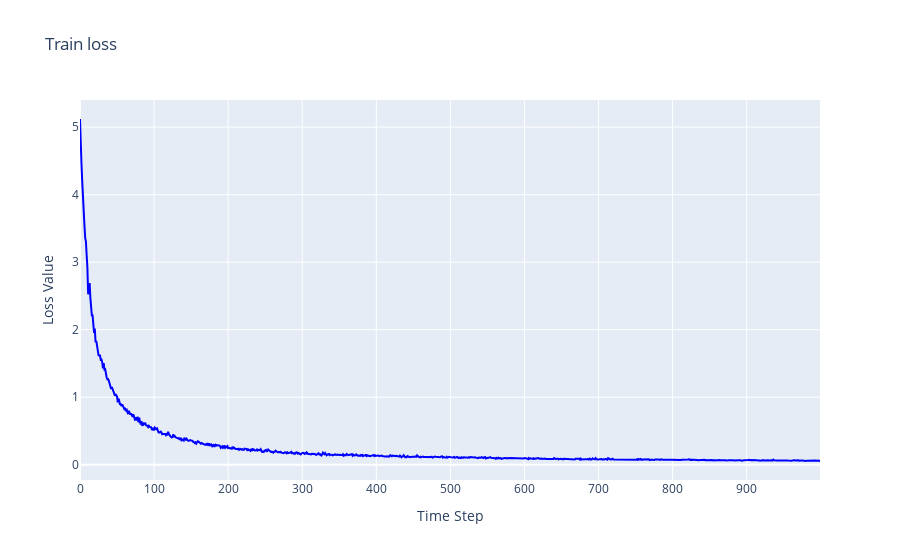
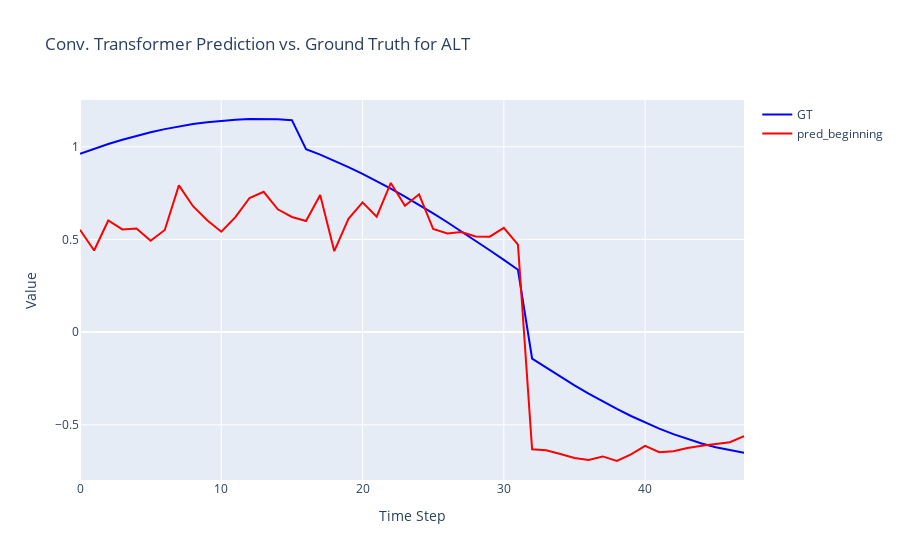
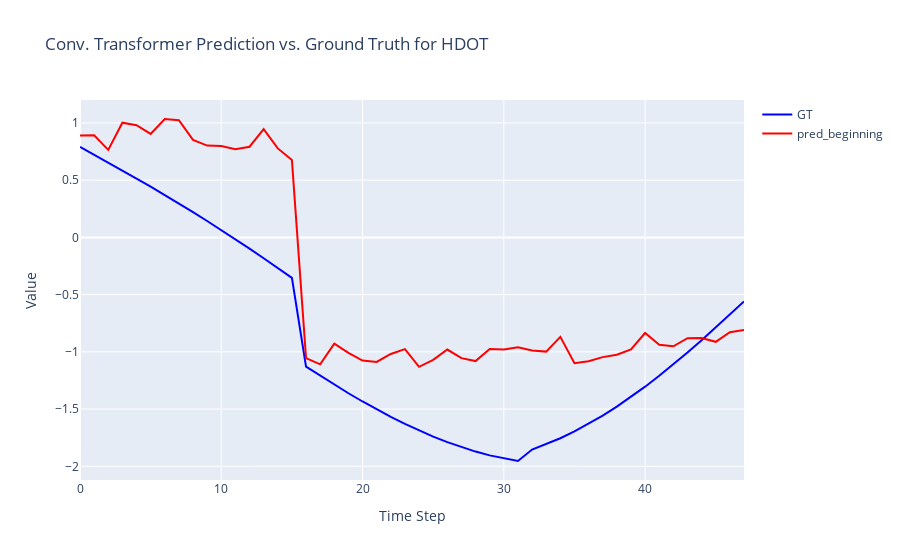
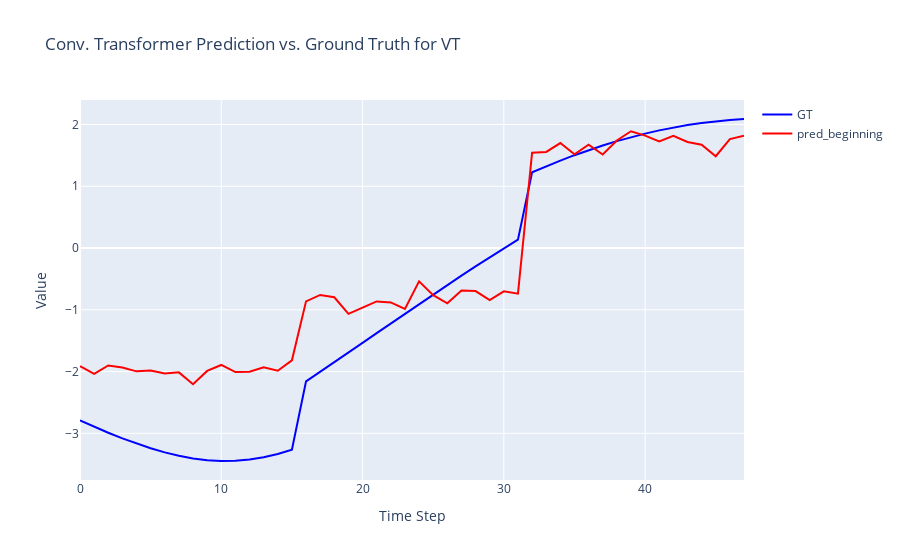

Notebook code for these charts, in order:
### Code cell
# 可视化预测结果
tsmixer_preds = preds

cols_to_plot = ['ALT', 'HDOT', 'VT', 'ALPHA', 'GAMMA', 'PITCH', 'GREF', 'WXDT', 'WZ', 'VDOT', 'ALRT']

import plotly.graph_objects as go

# 交互式可视化
fig = go.Figure()
fig.add_trace(go.Scatter(y=train_loss, mode='lines', name = 'loss', line = dict(color='blue')))
fig.update_layout(
    title=f'Train loss',
    xaxis_title='Time Step',
    yaxis_title='Loss Value'
)
fig.show()

for batch in test_labels:
    label_array = batch[0].cpu().numpy()
    label_array = label_array.reshape(-1, label_array.shape[-1])
    for idx in range(len(cols_to_plot)):
        fig = go.Figure()
        # fig.add_trace(go.Scatter(y=test_X_origin[:decay_steps+pred_steps, idx], mode='lines', name = 'GT', line = dict(color='blue')))
        fig.add_trace(go.Scatter(y=label_array[:, idx], mode='lines', name = 'GT', line = dict(color='blue')))
        fig.add_trace(go.Scatter(y=scaled_preds[:, idx], mode='lines', name = 'pred_beginning', line = dict(color='red')))
        fig.update_layout(
            title=f'Conv. Transformer Prediction vs. Ground Truth for {cols_to_plot[idx]}',
            xaxis_title='Time Step',
            yaxis_title='Value'
        )
        fig.show()

### Figure 1 — Plotly figure (JSON) as saved in the notebook; plotly's stock layout.template omitted (floating-point values rounded to 4 significant figures; data arrays with more than 128 entries replaced by an {"elided": "..."} marker saying what was removed)
{"data": [{"line": {"color": "blue"}, "mode": "lines", "name": "loss", "type": "scatter", "y": {"elided": "1000 float values"}}], "layout": {"title": {"text": "Train loss"}, "xaxis": {"title": {"text": "Time Step"}}, "yaxis": {"title": {"text": "Loss Value"}}}}

### Figure 2 — Plotly figure (JSON) as saved in the notebook; plotly's stock layout.template omitted (floating-point values rounded to 4 significant figures)
{"data": [{"line": {"color": "blue"}, "mode": "lines", "name": "GT", "type": "scatter", "y": [0.962, 0.9894, 1.015, 1.038, 1.059, 1.078, 1.095, 1.11, 1.122, 1.133, 1.141, 1.146, 1.149, 1.15, 1.148, 1.144, 0.9874, 0.9575, 0.9251, 0.8905, 0.8537, 0.8149, 0.774, 0.7312, 0.6866, 0.6404, 0.5927, 0.5436, 0.4933, 0.4419, 0.3895, 0.3365, -0.1425, -0.1922, -0.2404, -0.2869, -0.3316, -0.3743, -0.4146, -0.4526, -0.488, -0.5206, -0.5503, -0.577, -0.6005, -0.6208, -0.6377, -0.6512]}, {"line": {"color": "red"}, "mode": "lines", "name": "pred_beginning", "type": "scatter", "y": [0.552, 0.4407, 0.6025, 0.554, 0.5593, 0.4934, 0.5513, 0.7918, 0.6794, 0.6038, 0.5418, 0.62, 0.7237, 0.7572, 0.6628, 0.6214, 0.5995, 0.7404, 0.4365, 0.6117, 0.7, 0.6231, 0.8049, 0.6818, 0.7436, 0.5563, 0.532, 0.5405, 0.5157, 0.515, 0.5623, 0.472, -0.6325, -0.637, -0.6575, -0.6787, -0.69, -0.6706, -0.6953, -0.6595, -0.6139, -0.6475, -0.6421, -0.625, -0.6131, -0.6038, -0.5941, -0.5611]}], "layout": {"title": {"text": "Conv. Transformer Prediction vs. Ground Truth for ALT"}, "xaxis": {"title": {"text": "Time Step"}}, "yaxis": {"title": {"text": "Value"}}}}

### Figure 3 — Plotly figure (JSON) as saved in the notebook; plotly's stock layout.template omitted (floating-point values rounded to 4 significant figures)
{"data": [{"line": {"color": "blue"}, "mode": "lines", "name": "GT", "type": "scatter", "y": [0.7901, 0.7225, 0.654, 0.5846, 0.5141, 0.4426, 0.3699, 0.2958, 0.2203, 0.1432, 0.06444, -0.01609, -0.09833, -0.1822, -0.2674, -0.3538, -1.129, -1.209, -1.287, -1.362, -1.434, -1.503, -1.568, -1.63, -1.687, -1.74, -1.789, -1.833, -1.871, -1.905, -1.932, -1.954, -1.853, -1.808, -1.755, -1.696, -1.63, -1.557, -1.479, -1.394, -1.304, -1.209, -1.11, -1.006, -0.8985, -0.7878, -0.6745, -0.559]}, {"line": {"color": "red"}, "mode": "lines", "name": "pred_beginning", "type": "scatter", "y": [0.8909, 0.8925, 0.7649, 1.002, 0.98, 0.9045, 1.034, 1.024, 0.8519, 0.8024, 0.7985, 0.7709, 0.7923, 0.9457, 0.7776, 0.6755, -1.055, -1.109, -0.9276, -1.009, -1.076, -1.088, -1.018, -0.9758, -1.131, -1.069, -0.9798, -1.055, -1.08, -0.9756, -0.9789, -0.959, -0.9883, -0.9979, -0.869, -1.099, -1.082, -1.046, -1.025, -0.9787, -0.8353, -0.9376, -0.9511, -0.8803, -0.8785, -0.9124, -0.8282, -0.809]}], "layout": {"title": {"text": "Conv. Transformer Prediction vs. Ground Truth for HDOT"}, "xaxis": {"title": {"text": "Time Step"}}, "yaxis": {"title": {"text": "Value"}}}}

### Figure 4 — Plotly figure (JSON) as saved in the notebook; plotly's stock layout.template omitted (floating-point values rounded to 4 significant figures)
{"data": [{"line": {"color": "blue"}, "mode": "lines", "name": "GT", "type": "scatter", "y": [-2.79, -2.893, -2.99, -3.082, -3.166, -3.242, -3.308, -3.363, -3.406, -3.435, -3.448, -3.445, -3.425, -3.388, -3.334, -3.264, -2.158, -2.005, -1.851, -1.694, -1.537, -1.379, -1.221, -1.063, -0.9066, -0.7514, -0.5977, -0.4461, -0.2967, -0.1498, -0.00581, 0.1351, 1.226, 1.324, 1.416, 1.503, 1.585, 1.66, 1.73, 1.794, 1.853, 1.905, 1.951, 1.991, 2.024, 2.052, 2.074, 2.089]}, {"line": {"color": "red"}, "mode": "lines", "name": "pred_beginning", "type": "scatter", "y": [-1.913, -2.038, -1.901, -1.933, -1.997, -1.983, -2.032, -2.013, -2.204, -1.989, -1.893, -2.009, -2.003, -1.931, -1.986, -1.817, -0.8637, -0.7596, -0.7966, -1.066, -0.9639, -0.8646, -0.88, -0.987, -0.5394, -0.7621, -0.8942, -0.6885, -0.6974, -0.844, -0.7005, -0.739, 1.544, 1.556, 1.7, 1.519, 1.673, 1.514, 1.74, 1.89, 1.82, 1.727, 1.818, 1.716, 1.673, 1.486, 1.765, 1.818]}], "layout": {"title": {"text": "Conv. Transformer Prediction vs. Ground Truth for VT"}, "xaxis": {"title": {"text": "Time Step"}}, "yaxis": {"title": {"text": "Value"}}}}
